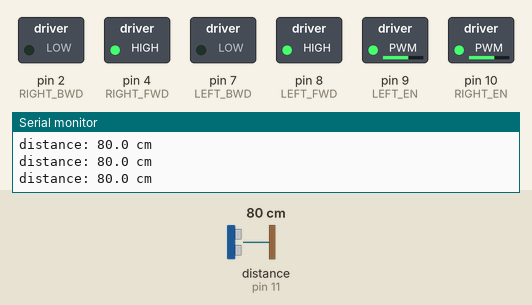
Bench run of a sketch on a simulated Arduino Uno, built with avr-gcc and run on an emulated ATmega328P. Parts: switched loads named in the sketch (green lamp = pin HIGH), the last lines printed to the serial monitor. Wiring (inferred from the names in the program): ultrasonic range finder: trigger pin 12; echo pin 11. Dashed ring = blinking. Inputs (shaded band) come from the test bench; at power-on: distance to the obstacle (sensor on pin 11) 80 cm. The echo pulse lasts 58.3 µs per cm; pins used as bus, display or sensor lines are not drawn.

Above: at 1.2 s.
1.3 s: distance to the obstacle (sensor on pin 11) set to 27 cm
2.8 s: distance to the obstacle (sensor on pin 11) set to 22 cm
At 3.6 s:
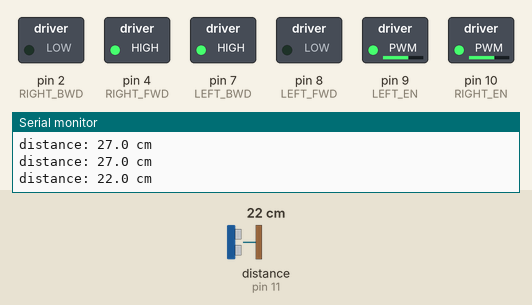
5.8 s: distance to the obstacle (sensor on pin 11) set to 35 cm
At 6.7 s:
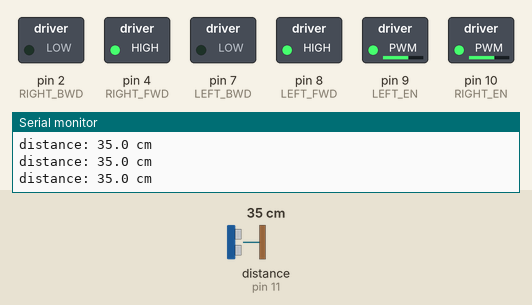
7.7 s: distance to the obstacle (sensor on pin 11) set to 2 cm
At 8.7 s:
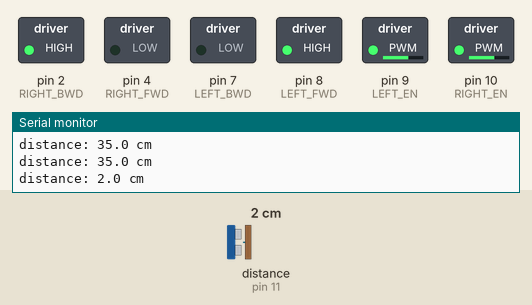
Timing chart, 0 to 11.7 s (numbered marks = the images above; inputs shaded):
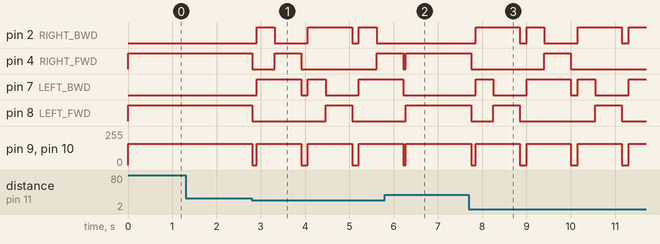

Measured:
- the behaviour switches between 25 and 24 cm on distance to the obstacle (sensor on pin 11) (found by bisection; images 0 and 1)
- after the input at 2.8 s, pin 2 (RIGHT_BWD): goes HIGH 0.40 s, LOW 0.75 s, HIGH 1.0 s, LOW 0.15 s, HIGH 0.40 s, then LOW, starting after 0.11 s; pin 4 (RIGHT_FWD): HIGH → LOW at once, → HIGH 0.50 s later, → LOW 0.60 s later, → HIGH 1.7 s later
- after the input at 5.8 s, pin 2 (RIGHT_BWD): stays LOW (without the input it goes to HIGH after 0.57 s); pin 7 (LEFT_BWD): goes on until 6.2 s, then stays LOW
- after the input at 7.7 s, pin 2 (RIGHT_BWD): goes HIGH 1.0 s, LOW 0.15 s, HIGH 0.40 s, LOW 0.75 s, HIGH 1.0 s, LOW 0.15 s, then HIGH, starting after 0.15 s; pin 4 (RIGHT_FWD): HIGH → LOW after 0.05 s, → HIGH 1.7 s later, → LOW 0.60 s later

The sketch:

vega_4wd_obstacle_avoider.ino
```cpp
/*
 * vega_4wd_obstacle_avoider.ino
 * ===========================================================================
 * 4-WHEEL-DRIVE obstacle-avoiding car  --  VEGA ARIES v2.0  --  TWO L298N.
 *
 * Obstacle avoidance ONLY (no camera). Same behaviour as the 2WD sketch, but
 * four driven wheels and two L298N boards for the extra current.
 *
 * WHY TWO L298N FOR FOUR MOTORS
 *   One L298N channel is ~2 A. Instead of sharing a channel between two
 *   motors, each SIDE gets its own board:
 *        L298N #1 -> both LEFT  motors
 *        L298N #2 -> both RIGHT motors
 *   On each board the two channels are wired IN PARALLEL and fed the same
 *   control lines, so both wheels on a side move together (what skid steering
 *   needs) while each motor keeps its own H-bridge:
 *        ENA tied to ENB   -> one PWM pin sets that side's speed
 *        IN1 tied to IN3   -> one pin sets that side's "forward"
 *        IN2 tied to IN4   -> one pin sets that side's "backward"
 *   So the control code is the same as the 2WD sketch -- only the wiring and
 *   the current capacity change.
 *
 * WHY THE VEGA ARIES: it tolerates the 5 V HC-SR04 ECHO pulse directly, so no
 * voltage divider is needed (a Raspberry Pi would need one).
 *
 * HARDWARE
 *   * 4 DC motors (front-left, rear-left, front-right, rear-right).
 *   * 2x L298N (one per side). 9 V battery -> BOTH boards' +12V (Vs).
 *     Leave each board's 5V-EN jumper ON (9 V -> onboard 5 V logic).
 *   * 1x HC-SR04 ultrasonic sensor.
 *   * VEGA ARIES powered by its own USB (5 V power bank fine).
 *   * COMMON GROUND: VEGA GND <-> both L298N GND <-> 9 V battery (-).
 *
 * PINS (Arduino pin numbers; ~ = PWM-capable) -- same 6 control pins as 2WD
 *   LEFT  board (both left  motors): EN=9(~)  FWD(IN1&IN3)=8  BWD(IN2&IN4)=7
 *   RIGHT board (both right motors): EN=10(~) FWD(IN1&IN3)=4  BWD(IN2&IN4)=2
 *   HC-SR04                        : TRIG=12  ECHO=11 (direct -- no divider)
 *
 * BUILD/UPLOAD (Arduino IDE)
 *   Tools -> Board -> "VEGA ARIES Boards" -> "ARIES v2.0", select Port, Upload.
 *   Serial Monitor at 115200 baud for distance readings.
 *
 * TEST WITH THE WHEELS OFF THE GROUND FIRST.
 * ===========================================================================
 */

// ---- Motor driver pins. Each "side" = one whole L298N board (two motors). ----
const int LEFT_EN  = 9;    // LEFT  board ENA&ENB (PWM speed)
const int LEFT_FWD = 8;    // LEFT  board IN1&IN3 (forward)
const int LEFT_BWD = 7;    // LEFT  board IN2&IN4 (backward)
const int RIGHT_EN  = 10;  // RIGHT board ENA&ENB (PWM speed)
const int RIGHT_FWD = 4;   // RIGHT board IN1&IN3 (forward)
const int RIGHT_BWD = 2;   // RIGHT board IN2&IN4 (backward)

// ---- Ultrasonic pins ----
const int TRIG_PIN = 12;
const int ECHO_PIN = 11;   // direct to pin -- VEGA tolerates the 5 V pulse

// ---- Behaviour tuning ----
const int   CRUISE_SPEED  = 160;   // 0-255 PWM duty
const int   TURN_SPEED    = 160;
const float STOP_DISTANCE = 25.0;  // cm
const int   REVERSE_MS    = 400;
const int   TURN_MS       = 600;
const long  ECHO_TIMEOUT  = 25000; // us (~4 m)

bool turnToggle = true;

// ---------------------------------------------------------------------------
void setup() {
  Serial.begin(115200);
  pinMode(LEFT_EN, OUTPUT);  pinMode(LEFT_FWD, OUTPUT);  pinMode(LEFT_BWD, OUTPUT);
  pinMode(RIGHT_EN, OUTPUT); pinMode(RIGHT_FWD, OUTPUT); pinMode(RIGHT_BWD, OUTPUT);
  pinMode(TRIG_PIN, OUTPUT);
  pinMode(ECHO_PIN, INPUT);
  stopMotors();
  Serial.println("VEGA 4WD obstacle avoider (2x L298N). Wheels up for first test!");
}

// ---------------------------------------------------------------------------
void loop() {
  float distance = readDistanceCm();
  Serial.print("distance: ");
  Serial.print(distance, 1);
  Serial.println(" cm");

  if (distance > 0 && distance <= STOP_DISTANCE) {
    stopMotors();
    delay(100);
    moveBackward(CRUISE_SPEED);
    delay(REVERSE_MS);
    stopMotors();
    if (turnToggle) pivotLeft(TURN_SPEED);
    else            pivotRight(TURN_SPEED);
    turnToggle = !turnToggle;
    delay(TURN_MS);
    stopMotors();
  } else {
    moveForward(CRUISE_SPEED);
  }
  delay(50);
}

// ---------------------------------------------------------------------------
// HC-SR04 distance in cm, or -1 on timeout.
// ---------------------------------------------------------------------------
float readDistanceCm() {
  digitalWrite(TRIG_PIN, LOW);
  delayMicroseconds(2);
  digitalWrite(TRIG_PIN, HIGH);
  delayMicroseconds(10);
  digitalWrite(TRIG_PIN, LOW);

  long duration = pulseIn(ECHO_PIN, HIGH, ECHO_TIMEOUT);
  if (duration == 0) return -1;
  return (duration * 0.0343f) / 2.0f;
}

// ---------------------------------------------------------------------------
// MOVEMENT HELPERS (skid steer). Each side drives one whole L298N board.
// ---------------------------------------------------------------------------
void driveLeft(bool forward, int speed) {
  digitalWrite(LEFT_FWD, forward ? HIGH : LOW);
  digitalWrite(LEFT_BWD, forward ? LOW  : HIGH);
  analogWrite(LEFT_EN, speed);
}

void driveRight(bool forward, int speed) {
  digitalWrite(RIGHT_FWD, forward ? HIGH : LOW);
  digitalWrite(RIGHT_BWD, forward ? LOW  : HIGH);
  analogWrite(RIGHT_EN, speed);
}

void moveForward(int speed)  { driveLeft(true,  speed); driveRight(true,  speed); }
void moveBackward(int speed) { driveLeft(false, speed); driveRight(false, speed); }
void pivotLeft(int speed)    { driveLeft(false, speed); driveRight(true,  speed); }
void pivotRight(int speed)   { driveLeft(true,  speed); driveRight(false, speed); }

void stopMotors() {
  analogWrite(LEFT_EN, 0);
  analogWrite(RIGHT_EN, 0);
  digitalWrite(LEFT_FWD, LOW);  digitalWrite(LEFT_BWD, LOW);
  digitalWrite(RIGHT_FWD, LOW); digitalWrite(RIGHT_BWD, LOW);
}
```
